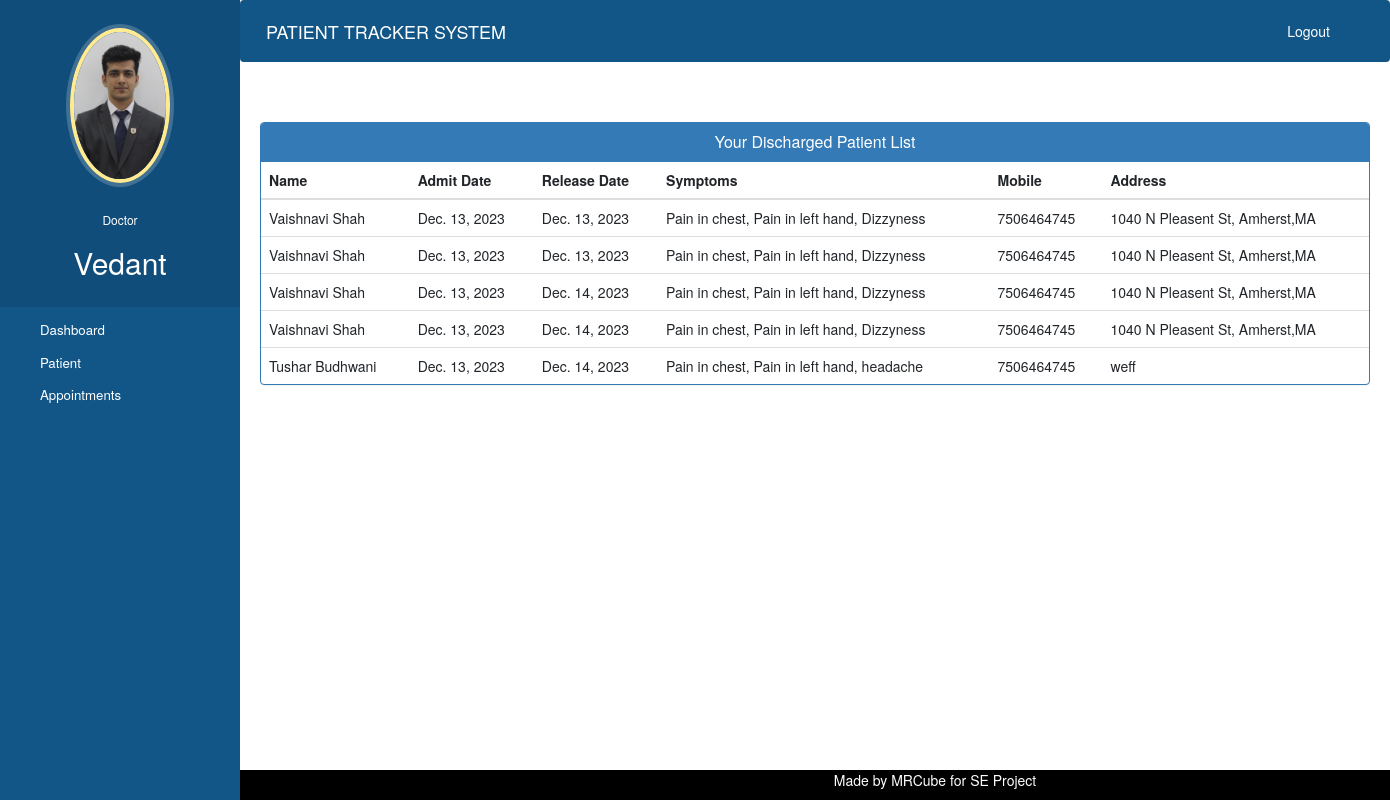
Screenshot of /doctor-view-discharge-patient (signed in) with the database file from the repository.
### hospital/models.py (models this page shows, shortened)
class Doctor(models.Model):
    user=models.OneToOneField(User,on_delete=models.CASCADE)
    profile_pic= models.ImageField(upload_to='profile_pic/DoctorProfilePic/',null=True,blank=True)
    address = models.CharField(max_length=40)
    mobile = models.CharField(max_length=20,null=True)
    department= models.CharField(max_length=50,choices=departments,default='Cardiologist')
    status=models.BooleanField(default=False)

class PatientDischargeDetails(models.Model):
    patientId=models.PositiveIntegerField(null=True)
    patientName=models.CharField(max_length=40)
    assignedDoctorName=models.CharField(max_length=40)
    address = models.CharField(max_length=40)
    mobile = models.CharField(max_length=20,null=True)
    symptoms = models.CharField(max_length=100,null=True)
    admitDate=models.DateField(null=False)
    releaseDate=models.DateField(null=False)
    daySpent=models.PositiveIntegerField(null=False)
    roomCharge=models.PositiveIntegerField(null=False)
    medicineCost=models.PositiveIntegerField(null=False)
    doctorFee=models.PositiveIntegerField(null=False)
    OtherCharge=models.PositiveIntegerField(null=False)
    total=models.PositiveIntegerField(null=False)

### hospital/views.py (the view)
# urls.py: path('doctor-view-discharge-patient',views.doctor_view_discharge_patient_view,name='doctor-view-discharge-patient'),
@login_required(login_url='doctorlogin')
@user_passes_test(is_doctor)
def doctor_view_discharge_patient_view(request):
    dischargedpatients=models.PatientDischargeDetails.objects.all().distinct().filter(assignedDoctorName=request.user.first_name)
    doctor=models.Doctor.objects.get(user_id=request.user.id) #for profile picture of doctor in sidebar
    return render(request,'hospital/doctor_view_discharge_patient.html',{'dischargedpatients':dischargedpatients,'doctor':doctor})

### hospital/views.py (called while the page is built)
def is_doctor(user):
    print(f"User: {user}")
    print(f"UserGroups: {user.groups}")
    if (user.groups.filter(name='DOCTOR').exists()):
        return True
    else:
        print(f"Printed: {user.groups.filter(name='DOCTOR')}")
        return False

### templates/hospital/doctor_view_discharge_patient.html (shortened to what this page needs)
{% extends 'hospital/doctor_base.html' %}
{% block content %}
{%load static%}
<head>
  <link href="//netdna.bootstrapcdn.com/bootstrap/3.0.0/css/bootstrap.min.css" rel="stylesheet" id="bootstrap-css">
</head>
<div class="container">
  <div class="panel panel-primary">
    <div class="panel-heading">
      <h6 class="panel-title">Your Discharged Patient List</h6>
    </div>
    <table class="table table-hover" id="dev-table">
      <thead>
        <tr>
          <th>Name</th>
          <th>Admit Date</th>
          <th>Release Date</th>
          <th>Symptoms</th>
          <th>Mobile</th>
          <th>Address</th>
        </tr>
      </thead>
      {% for p in dischargedpatients %}
      <tr>
        <td> {{p.patientName}}</td>
        <td>{{p.admitDate}}</td>
        <td>{{p.releaseDate}}</td>
        <td>{{p.symptoms}}</td>
        <td>{{p.mobile}}</td>
        <td>{{p.address}}</td>
      </tr>
      {% endfor %}
    </table>
  </div>
</div>
{% endblock content %}

### templates/hospital/doctor_base.html (shortened to what this page needs)
<!DOCTYPE html>
{% load static %}
<html lang="en">
<head>
  <link rel="stylesheet" href="https://stackpath.bootstrapcdn.com/bootstrap/4.3.1/css/bootstrap.min.css">
  <link rel="stylesheet" href="https://maxcdn.bootstrapcdn.com/font-awesome/4.7.0/css/font-awesome.min.css">
</head>
<body>
  <nav class="menu" tabindex="0">
    <header class="avatar">
      <img src="{% static doctor.profile_pic.url %}" alt="Profile Pic" />
      <br><br>
      <h6><a style="color:white;">Doctor</a></h6>
      <h2><a style="color:white;">{{request.user.first_name}}</a></h2>
    </header>
    <ul>
      <li tabindex="0" class="icon-dashboard"> <a style="color:white; text-decoration:none;" href="/doctor-dashboard"><span>Dashboard</span></a> </li>
      <li tabindex="0" class="icon-users"> <a style="color:white; text-decoration:none;" href="/doctor-patient"><span>Patient</span></a></li>
      <li tabindex="0" class="icon-calendar"> <a style="color:white; text-decoration:none;" href="/doctor-appointment"><span>Appointments</span></a></li>
    </ul>
  </nav>
  <main>
    <div class="bs-example">
      <nav class="navbar navbar-expand-md  navbar-dark fixed-top" style="background:#125688;">
        <a href="/doctor-dashboard" class="navbar-brand">PATIENT TRACKER SYSTEM</a>
        <div class="collapse navbar-collapse justify-content-between" id="navbarCollapse">
          <div class="navbar-nav" style=" margin-left: 90%;">
            <form method="post" action="{% url 'logout' %}">
              <button type="submit" class="nav-item nav-link" style="background-color: #125688; color: white;border:#125688">Logout</button>
            </form>
          </div>
        </div>
      </nav>
    </div>
    <br><br>
    {% block content %}
    {% endblock content %}
    <br><br><br><br><br><br><br>
    <footer>
      <div class="container">
        <div class="row">
          <div class="col-md-12 col-sm-12">
            <div style="color:#ffffff;" class="wow fadeInUp footer-copyright">
              <p>Made by MRCube for SE Project</p>
            </div>
          </div>
        </div>
      </div>
    </footer>
  </main>
</body>
</html>

### templates/hospital/doctor_base.html (style rules this page uses)
a:link { text-decoration: none; }
a { color: white; }
footer { position: fixed; bottom: 0; width: 100%; padding: 0px 0px 0px 0px; background-color: black; margin: 0px; }
p { text-align: center; }
body { padding-left: 240px; }
main { position: relative; height: 100vh; }
.menu { background: #125688; height: 100vh; width: 240px; position: fixed; top: 0px; left: 0; z-index: 5; outline: none; }
.menu .avatar { background: rgba(0, 0, 0, 0.1); padding: 2em 0.5em; text-align: center; }
.menu .avatar img { width: 100px; border-radius: 50%; overflow: hidden; border: 4px solid #ffea92; box-shadow: 0 0 0 4px rgba(255, 255, 255, 0.2); }
.menu .avatar h2 { font-weight: normal; margin-bottom: 0; }
.menu ul { list-style: none; padding: 0.5em 0; margin: 0; }
.menu ul li { padding: 0.5em 1em 0.5em 3em; font-size: 0.95em; font-weight: regular; background-repeat: no-repeat; background-position: left 15px center; background-size: auto 20px; transition: all 0.15s linear; cursor: pointer; }
.menu ul li.icon-dashboard { background-image: url("http://www.entypo.com/images//gauge.svg"); }
.menu ul li.icon-users { background-image: url("http://www.entypo.com/images//users.svg"); }
.menu ul li.icon-calendar { background-image: url("http://www.entypo.com/images//calendar.svg"); }

### templates/hospital/doctor_view_discharge_patient.html (style rules this page uses)
a:link { text-decoration: none; }
h6 { text-align: center; }

### rows the page displays
Doctor: profile_pic (picture)
PatientDischargeDetails: patientName "Vaishnavi Shah", admitDate "Dec. 13, 2023", releaseDate "Dec. 13, 2023", symptoms "Pain in chest, Pain in left hand, Dizzyness", mobile "7506464745", address "1040 N Pleasent St, Amherst,MA"
PatientDischargeDetails: patientName "Vaishnavi Shah", admitDate "Dec. 13, 2023", releaseDate "Dec. 13, 2023", symptoms "Pain in chest, Pain in left hand, Dizzyness", mobile "7506464745", address "1040 N Pleasent St, Amherst,MA"
PatientDischargeDetails: patientName "Vaishnavi Shah", admitDate "Dec. 13, 2023", releaseDate "Dec. 14, 2023", symptoms "Pain in chest, Pain in left hand, Dizzyness", mobile "7506464745", address "1040 N Pleasent St, Amherst,MA"
PatientDischargeDetails: patientName "Vaishnavi Shah", admitDate "Dec. 13, 2023", releaseDate "Dec. 14, 2023", symptoms "Pain in chest, Pain in left hand, Dizzyness", mobile "7506464745", address "1040 N Pleasent St, Amherst,MA"
PatientDischargeDetails: patientName "Tushar Budhwani", admitDate "Dec. 13, 2023", releaseDate "Dec. 14, 2023", symptoms "Pain in chest, Pain in left hand, headache", mobile "7506464745", address "weff"

### other values shown
{{ request.user.first_name }} "Vedant"
